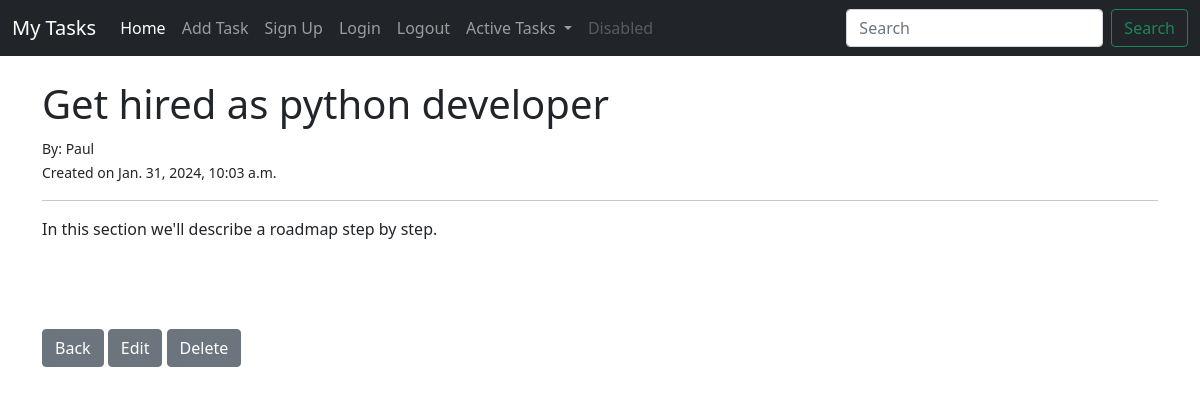
The app's page /task/1, older data.
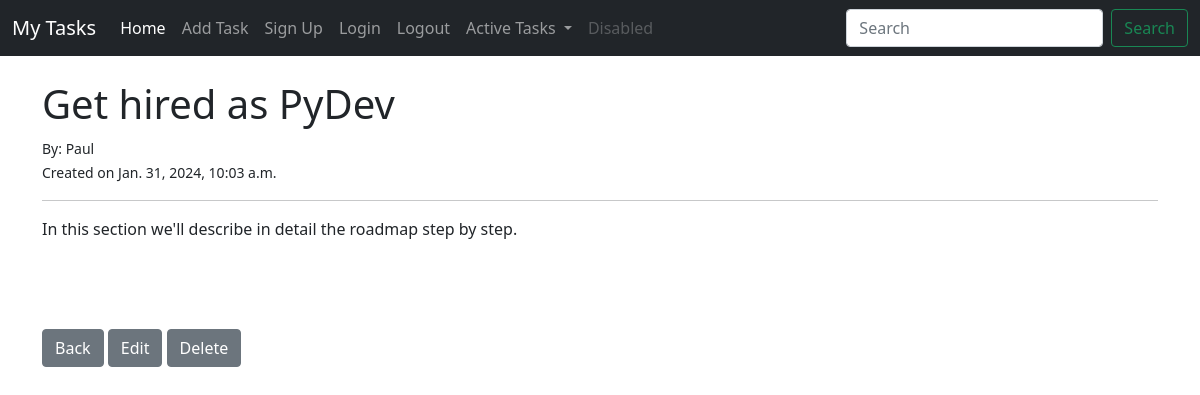
The same page, newer data.
### task/models.py (models this page shows, shortened)
class Task(models.Model):
    title = models.CharField(max_length=200)
    title_tag = models.CharField(max_length=200)
    author = models.ForeignKey(User, on_delete=models.CASCADE)
    short_description = models.TextField()
    date_created = models.DateTimeField(default=timezone.now())
    priority = models.IntegerField(default=0)
    completed = models.BooleanField(default=False)

### task/views.py (the view)
# urls.py: path('task/<int:pk>', TaskDetailView.as_view(), name='task-detail'),
class TaskDetailView(DetailView):
    model = Task
    template_name = 'task/task_detail.html'

### task/templates/task/task_detail.html (shortened to what this page needs)
{% extends 'task/base.html' %}
{% block content %}
<h1>{{ task.title }}</h1>
<small>
    By: {{ task.author.first_name }}
    <br>
    Created on {{ task.date_created }}
</small>
<br>
<hr>
<p>
    {{ task.short_description }}
</p>
<br><br><br>
<a href="{% url 'home' %}" class="btn btn-secondary">Back</a>
<a href="{% url 'edit_task' task.pk %}" class="btn btn-secondary">Edit</a>
<a class="btn btn-secondary" href="{% url 'delete_task' task.pk %}">Delete</a>
{% endblock %}

Row changes from the older to the newer data that the page shows:
changed Task "Paul": title "Get hired as python developer" → "Get hired as PyDev"; short_description "In this section we'll describe a roadmap step by step." → "In this section we'll describe in detail the roadmap step by step."
